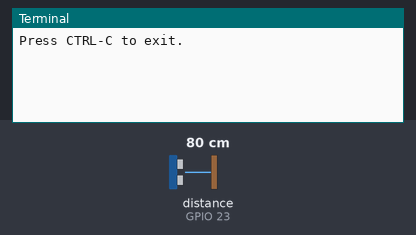
Bench run of a program on a simulated Raspberry Pi (BCM pin numbers). Shown: the last lines printed to the terminal. Inputs (shaded band) come from the test bench; at power-on: distance to the obstacle (sensor on GPIO 23) 80 cm. The echo pulse lasts 58.3 µs per cm.

Above: at 1.2 s.
1.3 s: distance to the obstacle (sensor on GPIO 23) set to 2 cm
At 2.7 s:
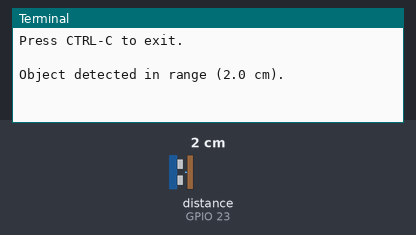
3.0 s: distance to the obstacle (sensor on GPIO 23) set to 35 cm
At 3.6 s:
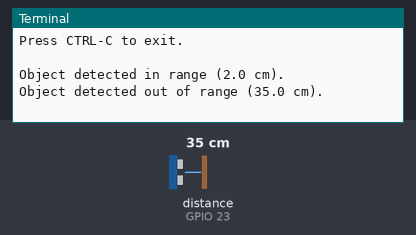

The program:

hcsr04_range.py
```python
#!/usr/bin/env python3

"""
hcsr04_range.py

Description:
Reads an HC-SR04, or compatible, ultrasonic distance sensor and determines
whether an object is within or outside of a particular range.

Circuit:
- HC-SR04 sensor connected to
  trigger: BCM pin 24, physical pin 18
     echo: BCM pin 23, physical pin 16

Libraries:
- signal Standard Library (https://docs.python.org/3/library/signal.html)
  - Access to pause function.
- GPIO Zero (https://gpiozero.readthedocs.io)
  - Control GPIO and attached devices, including DistanceSensor class.

Notes:
- BEWARE: Make sure to use voltage dividers or level shifters when connecting
  5 V sensors to the Raspberry Pi in order to not destroy the GPIO bank.
- GPIO resources are automatically cleaned up by GPIO Zero library upon exit.

TODO:
- None.

Author(s):
- Created by John Woolsey on 04/29/2020.
- Modified by John Woolsey on 05/01/2020.

Copyright (c) 2020 Woolsey Workshop.  All rights reserved.
"""


# Libraries
from signal import pause
from gpiozero import DistanceSensor


# Global Instances
dist_sensor = DistanceSensor(echo=23, trigger=24,
                             max_distance=4,  # maximum rated distance for HC-SR04
                             threshold_distance=0.3)  # trigger distance for range events


# Functions

def object_in_range(sensor):
    """Executed when the distance sensor detects an object in range."""
    print("Object detected in range (%.1f cm)." % (sensor.distance * 100))

def object_out_of_range(sensor):
    """Executed when the distance sensor detects an object out of range."""
    print("Object detected out of range (%.1f cm)." % (sensor.distance * 100))


# Main
print("Press CTRL-C to exit.\n")
dist_sensor.when_in_range = object_in_range
dist_sensor.when_out_of_range = object_out_of_range
pause()  # sleep until a process signal is received
```

Measured:
- after the input at 1.3 s, the terminal: prints a new line after 0.26 s (image 1)
- after the input at 3.0 s, the terminal: prints a new line after 0.24 s (image 2)
